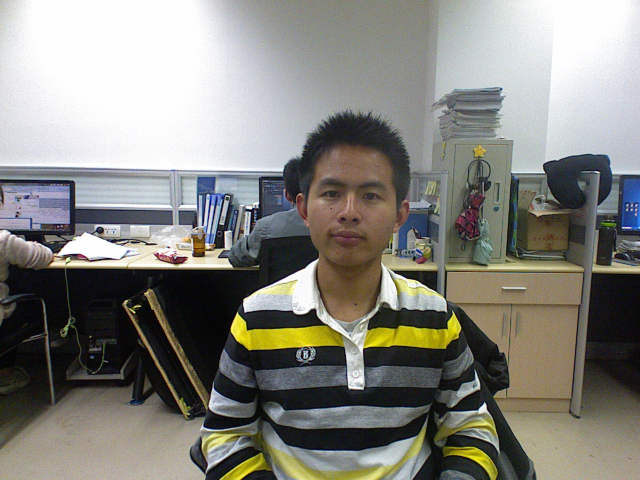
//> input picture Delaunay2D/Delaunay2D/hxjN.jpg, 1280 x 960 px (shown at 1/2 size); the run also reads 1 picture not shown here
$ ./Source   (built with g++ and OpenCV 4)
//> lines starting //> are read from the running program, lines starting //| are printed output that depends on the picture
#include <opencv2/imgproc/imgproc.hpp>
#include <opencv2/highgui/highgui.hpp>

#include <iostream>
#include <string>
#include <vector>
#include <set>

using namespace cv;
using namespace std;

std::set<int> gPSet[3];
const char* gWindowName[3] = {"hxjN", "hxjE", "zlpN"};
cv::Mat gOriImage[3];
cv::Mat gImage[3];

bool gIsAdd = true;
Subdiv2D gSubdiv[3];
Rect gRect;
int gWidth;

// [210 lines left out: functions isInRect, position, getPoint, PrintSet, draw_subdiv_point, draw_subdiv and 10 more, not called in this run]

int main( int, char** )
{
	std::set<int> tset;
	tset.insert(10);
	tset.insert(5);
	tset.insert(8);
	tset.insert(78);
	tset.insert(9);
	tset.insert(1);
	for(std::set<int>::iterator iter = tset.begin(); iter != tset.end(); iter++)
		printf("%d\n", *iter);

	char key;

	gOriImage[0] = cvLoadImageM((std::string(gWindowName[0])+".jpg").c_str());
//> gOriImage[0] is the input picture: 960 rows x 1280 cols, CV_8UC3; mean B, G, R 126, 132.5, 133.3
//> gWindowName = 3 items
	gOriImage[1] = cvLoadImageM((std::string(gWindowName[1])+".jpg").c_str());
	gOriImage[2] = cvLoadImageM((std::string(gWindowName[2])+".jpg").c_str());
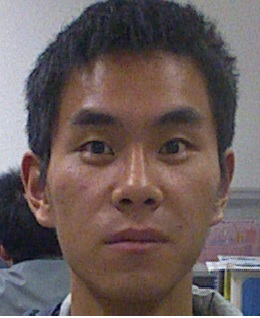
//> input picture Delaunay2D/Delaunay2D/zlpN.jpg, 260 x 318 px
//> gOriImage[2] is the input picture: 318 rows x 260 cols, CV_8UC3; mean B, G, R 91.6, 93.2, 107.1

	gOriImage[0].copyTo(gImage[0]);
	gOriImage[1].copyTo(gImage[1]);
	gOriImage[2].copyTo(gImage[2]);

	resize(gImage[1], gImage[1], gImage[0].size());
	resize(gImage[2], gImage[2], gImage[0].size());
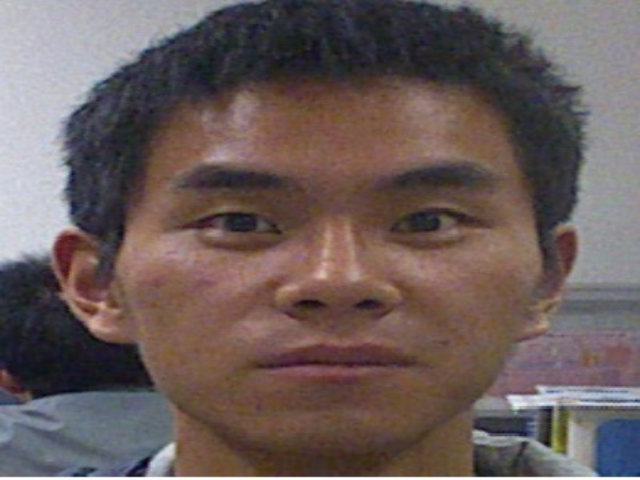
//> gImage[2]: 960 rows x 1280 cols, CV_8UC3 (shown at 1/2 size); mean B, G, R 91.5, 93.1, 107

	gRect = Rect(0, 0, gImage[0].size().width, gImage[0].size().height);
//> gRect = Rect(0, 0, 1280, 960)

	gSubdiv[0] = Subdiv2D(gRect);
//> gSubdiv = 3 items
	gSubdiv[1] = Subdiv2D(gRect);
	gSubdiv[2] = Subdiv2D(gRect);

	gWidth = gImage[0].size().width;
//> gWidth = 1280

	namedWindow(gWindowName[0]);
	//namedWindow(gWindowName[1]);
	//namedWindow(gWindowName[2]);

	setMouseCallback(gWindowName[0], mouseEvent1);
	//setMouseCallback(gWindowName[1], mouseEvent2);
	//setMouseCallback(gWindowName[2], mouseEvent3);

	while(1)
	{
		imshow(gWindowName[0], gImage[0]);
		//imshow(gWindowName[1], gImage[1]);
		//imshow(gWindowName[2], gImage[2]);
		if((key = waitKey(15)) > 0)
//> the Esc key is pressed
		{
			if(key == 's')
			{
				gIsAdd = !gIsAdd;
				printf("%s  mode\n", gIsAdd ? "ADD" : "DELETE");
			}
			if(key == 'p')
			{
				InsertPointsAndShow(0);
			}
			if(key == 'w')
			{
				writeFile("default1.poly", 0);
			}
			if(key == 'a')
			{
				//writeFile("default2.poly", 1);
			}
			if(key == 27)
				break;
		}
	}


	return 0;
}
